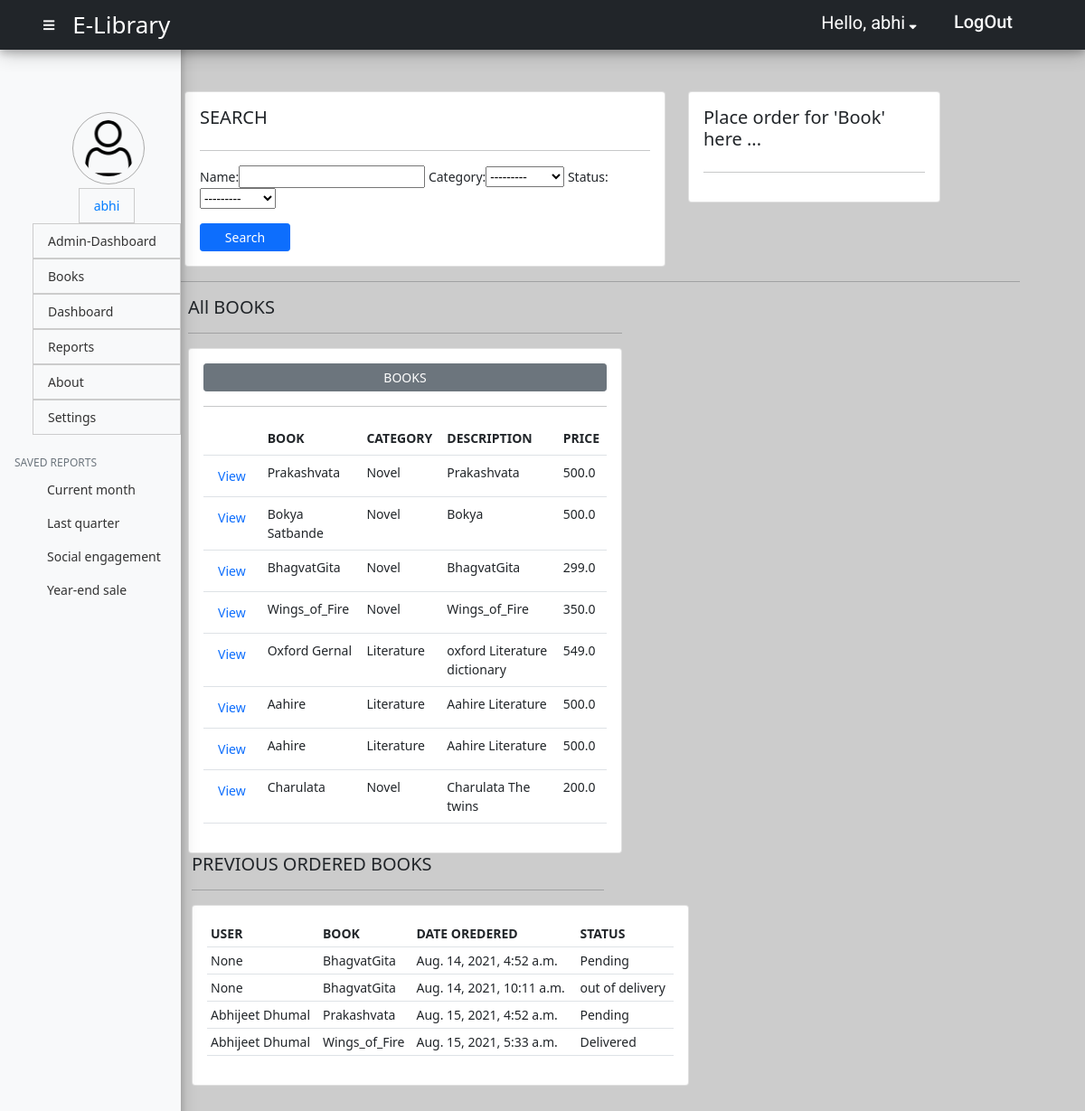
/elibrary/dashboard/ (signed in), run on an earlier commit of the app's database.
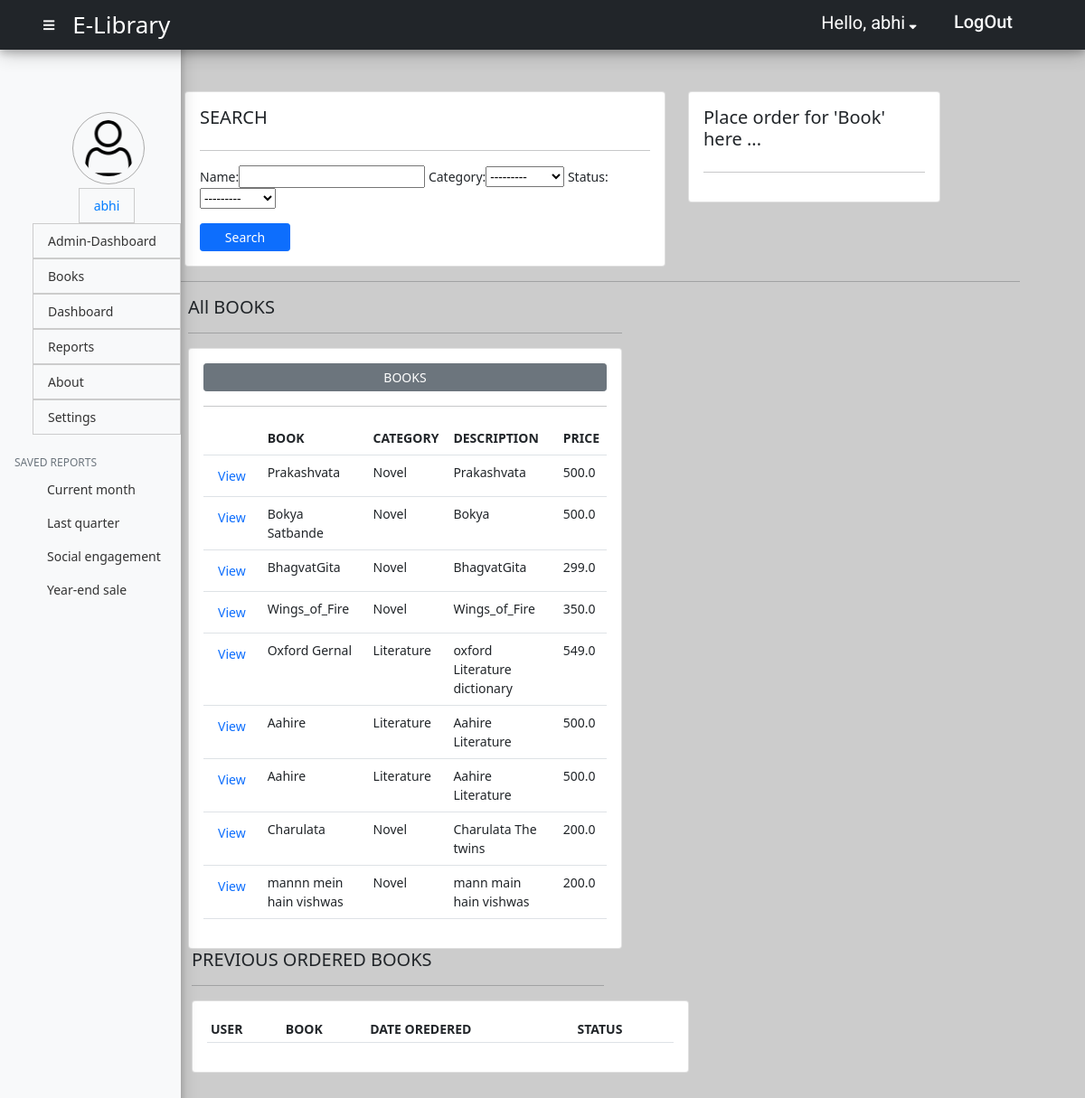
And on a later commit of the database.
### api/models.py (models this page shows, shortened)
class Book(models.Model):
    CATEGORY=(
        ('Novel','Novel'),
        ('Literature','Literature'),
    )
    STATUS=(
        ('Pending','Pending'),
        ('Returned','Returned'),
    )
    name = models.CharField(max_length=200, null=True)
    price = models.FloatField(null=True)
    category = models.CharField(max_length=200, null=True, choices=CATEGORY)
    description = models.CharField(max_length=200, null=True)
    status = models.CharField(max_length=200, null=True, choices=STATUS)
    date_created = models.DateTimeField(auto_now_add=True, null=True)
    tags = models.ManyToManyField(Tag)
    def __str__(self):
        return self.name

class Order(models.Model):
    STATUS=(
        ('Pending','Pending'),
        ('out of delivery','out of delivery'),
        ('Delivered','Delivered'),
    )
    customer = models.ForeignKey(Customer, null=True, on_delete= models.SET_NULL)
    book = models.ForeignKey(Book, null=True, on_delete= models.SET_NULL)
    status = models.CharField(max_length=200, null=True, choices=STATUS)
    date_created = models.DateTimeField(auto_now_add=True, null=True)

class Customer(models.Model):
    user = models.OneToOneField(User, null=True, on_delete= models.CASCADE)
    name = models.CharField(max_length=200, null=True)
    phone = models.CharField(max_length=200, null=True)
    email = models.CharField(max_length=200, null=True)
    date_created = models.DateTimeField(auto_now_add=True, null=True)
    profile_pic = models.ImageField(default="user1.png",null= True, blank= True)
    def __str__(self):
        if self.name==None:
            return "ERROR-CUSTOMER NAME IS NULL"
        return self.name

### api/decorators.py (the view)
        def wrapper_func(request,*args,**kwargs):
            group = None
            if request.user.groups.exists():
                group = request.user.groups.all()[0].name
            if group in allowed_roles:
                print('working',allowed_roles)
                return view_func(request,*args,**kwargs)
            else:
                return redirect('books')

### api/views.py (called while the page is built)
@login_required(login_url='home')
@allowed_users(allowed_roles=['admin','customer','student'])
def dashboard(request):
    customers = Customer.objects.all()
    students = Student.objects.all()
    orders = Order.objects.all()
    lends = Lend.objects.all()
    cou = lends.count()
    userkon = request.user
    books = Book.objects.all()
    myFilter = BookFilter(request.GET, queryset= books)
    books = myFilter.qs
    total_books = books.count()
    total_orders = orders.count()
    delivered = orders.filter(status='Delivered').count()
    pending = orders.filter(status='pending').count()
    context = {'customers':customers,'students':students,'userkon':userkon,'lends':lends,'cou':cou,'orders':orders,'books': books,'total_books':total_books,'total_orders':total_orders,'delivered':delivered,'pending':pending,'myFilter':myFilter}
    return render(request,'dashboard.html',context)

### api/templates/dashboard.html (shortened to what this page needs)
{% extends 'api_base.html' %}
{% block content %}
<div class="row">
    <div class="row-1 mb-3" style="display: flex;flex-direction: row;margin-top: 30px;">
        <div class="col-md-7">
            <div class="card card-body">
                <h5>SEARCH</h5>
                <hr>
                <form method="get">
                    {{myFilter.form}}<br>
                    <button class="btn btn-primary btn-sm col-3 mt-3" type="submit" style="width:100px;">Search</a>
                </form>
            </div>
        </div>
        <div class="col-md-4">
            <div class="card card-body" style="margin-left: 25px;">
                <h5>Place order for 'Book' here ...</h5>
                <hr>
            </div>
        </div>
    </div>
    <hr>
    <div class="col-md-12" style="display:flex;flex-direction: row;flex-wrap: wrap;">
        <div class="col-md-6 mx-1" style="width:480px;">
            <h5>All BOOKS</h5>
            <hr>
            <div class="card card-body">
                <button class="btn btn-secondary btn-sm btn-block"> BOOKS </button>
                <hr>
                <table class="table">
                    <tr>
                        <th></th>
                        <th>BOOK</th>
                        <th>CATEGORY</th>
                        <th>DESCRIPTION</th>
                        <th>PRICE</th>
                    </tr>
                    {% for i in books %}
                    <tr>
                        <td><a class="btn btn-outline-primary btn-sm" style="border:0px" href="#">View</a></td>
                        <td>{{i.name}}</td>
                        <td>{{i.category}}</td>
                        <td>{{i.description}}</td>
                        <td>{{i.price}}</td>
                    </tr>
                    {% endfor %}
                </table>
            </div>
        </div>
        <div class="col-md-6 mx-2">
            <h5>PREVIOUS ORDERED BOOKS</h5>
            <hr>
            <div class="card card-body" style="width:550px">
                <table class="table table-sm">
                    <tr>
                        <th>USER</th>
                        <th>BOOK</th>
                        <th>DATE OREDERED</th>
                        <th>STATUS</th>
                    </tr>
                    {% for order in orders %}
                    <tr>
                        <td>{{order.customer}}</td>
                        <td>{{order.book}}</td>
                        <td>{{order.date_created}}</td>
                        <td>{{order.status}}</td>
                    </tr>
                    {% endfor %}
                </table>
            </div>
        </div>
    </div>
</div>
{% endblock %}

What changed in the data, as far as the page shows it:
removed Order: customer "None", book "BhagvatGita", date_created "Aug. 14, 2021, 4:52 a.m.", status "Pending"
removed Order: customer "None", book "BhagvatGita", date_created "Aug. 14, 2021, 10:11 a.m.", status "out of delivery"
removed Order: customer "Abhijeet Dhumal", book "Prakashvata", date_created "Aug. 15, 2021, 4:52 a.m.", status "Pending"
removed Order: customer "Abhijeet Dhumal", book "Wings_of_Fire", date_created "Aug. 15, 2021, 5:33 a.m.", status "Delivered"
added Book: name "mannn mein hain vishwas", category "Novel", description "mann main hain vishwas", price "200.0"
